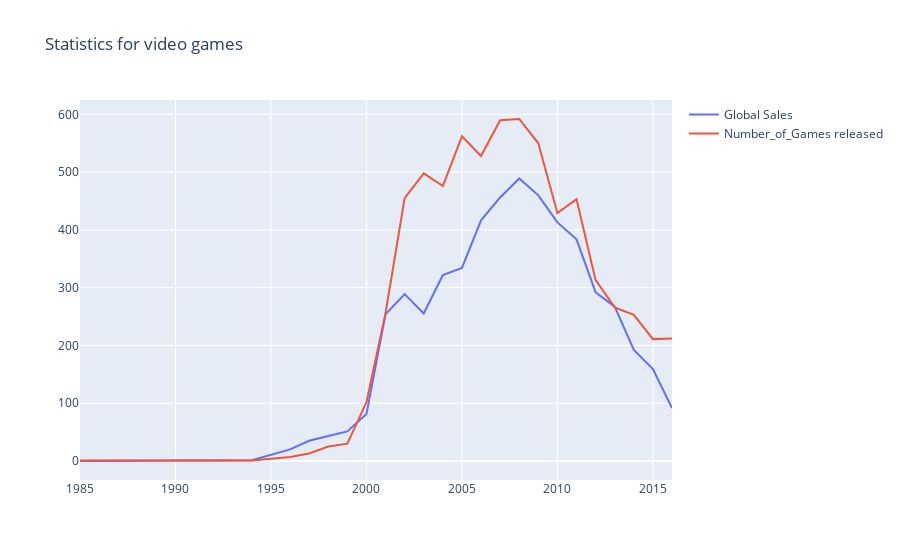

The notebook cell saved with this chart:
### Code cell
trace0 = go.Scatter(x=years_df.index, y=years_df['Global_Sales'], name="Global Sales")

trace1 = go.Scatter(x=years_df.index, y=years_df['Number_of_Games'], name="Number_of_Games released")

data = [trace0,trace1]
layout = {"title":"Statistics for video games"}

fig = go.Figure(data=data, layout=layout)
iplot(fig, show_link=False)

### Figure 1 — Plotly figure (JSON) as saved in the notebook; plotly's stock layout.template omitted (floating-point values rounded to 4 significant figures)
{"data": [{"name": "Global Sales", "x": [1985, 1988, 1992, 1994, 1996, 1997, 1998, 1999, 2000, 2001, 2002, 2003, 2004, 2005, 2006, 2007, 2008, 2009, 2010, 2011, 2012, 2013, 2014, 2015, 2016], "y": [0.03, 0.03, 0.03, 1.27, 20.1, 35.01, 43.18, 51.17, 81.24, 253.9, 288.8, 255.3, 321.8, 334.3, 416.7, 456.2, 489.1, 459.9, 413.0, 383.7, 291.9, 267.2, 192.4, 159.2, 91.56], "type": "scatter"}, {"name": "Number_of_Games released", "x": [1985, 1988, 1992, 1994, 1996, 1997, 1998, 1999, 2000, 2001, 2002, 2003, 2004, 2005, 2006, 2007, 2008, 2009, 2010, 2011, 2012, 2013, 2014, 2015, 2016], "y": [1, 1, 1, 1, 7, 13, 25, 30, 102, 256, 455, 498, 476, 562, 528, 590, 592, 550, 429, 453, 313, 266, 253, 211, 212], "type": "scatter"}], "layout": {"title": {"text": "Statistics for video games"}}}
